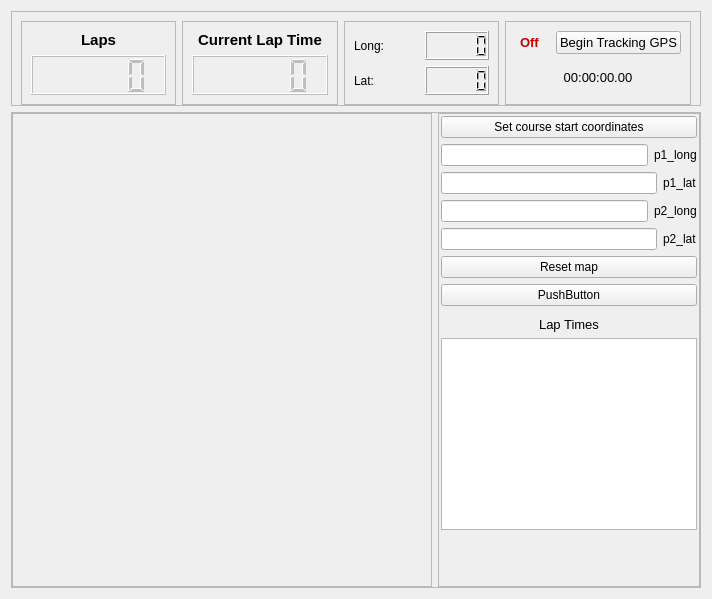
<?xml version="1.0" encoding="UTF-8"?>
<ui version="4.0">
 <class>Data_Collection</class>
 <widget class="QWidget" name="Data_Collection">
  <property name="geometry">
   <rect>
    <x>0</x>
    <y>0</y>
    <width>712</width>
    <height>599</height>
   </rect>
  </property>
  <property name="windowTitle">
   <string>Form</string>
  </property>
  <property name="styleSheet">
   <string notr="true"/>
  </property>
  <layout class="QVBoxLayout" name="verticalLayout_5" stretch="1,5">
   <item>
    <widget class="QFrame" name="frame_5">
     <property name="maximumSize">
      <size>
       <width>16777215</width>
       <height>200</height>
      </size>
     </property>
     <property name="frameShape">
      <enum>QFrame::StyledPanel</enum>
     </property>
     <property name="frameShadow">
      <enum>QFrame::Raised</enum>
     </property>
     <layout class="QHBoxLayout" name="horizontalLayout_3">
      <property name="bottomMargin">
       <number>0</number>
      </property>
      <item>
       <widget class="QFrame" name="frame_2">
        <property name="maximumSize">
         <size>
          <width>16777215</width>
          <height>200</height>
         </size>
        </property>
        <property name="frameShape">
         <enum>QFrame::StyledPanel</enum>
        </property>
        <property name="frameShadow">
         <enum>QFrame::Sunken</enum>
        </property>
        <layout class="QVBoxLayout" name="verticalLayout_3">
         <item>
          <layout class="QVBoxLayout" name="verticalLayout">
           <item>
            <widget class="QLabel" name="label_5">
             <property name="minimumSize">
              <size>
               <width>0</width>
               <height>18</height>
              </size>
             </property>
             <property name="maximumSize">
              <size>
               <width>16777215</width>
               <height>18</height>
              </size>
             </property>
             <property name="font">
              <font>
               <pointsize>11</pointsize>
               <weight>75</weight>
               <bold>true</bold>
              </font>
             </property>
             <property name="text">
              <string>Laps</string>
             </property>
             <property name="alignment">
              <set>Qt::AlignCenter</set>
             </property>
            </widget>
           </item>
           <item>
            <widget class="QLCDNumber" name="laps_lcd">
             <property name="enabled">
              <bool>false</bool>
             </property>
            </widget>
           </item>
          </layout>
         </item>
        </layout>
       </widget>
      </item>
      <item>
       <widget class="QFrame" name="frame_4">
        <property name="maximumSize">
         <size>
          <width>16777215</width>
          <height>200</height>
         </size>
        </property>
        <property name="frameShape">
         <enum>QFrame::StyledPanel</enum>
        </property>
        <property name="frameShadow">
         <enum>QFrame::Sunken</enum>
        </property>
        <layout class="QVBoxLayout" name="verticalLayout_4">
         <item>
          <layout class="QVBoxLayout" name="verticalLayout_10">
           <item>
            <widget class="QLabel" name="label_6">
             <property name="enabled">
              <bool>true</bool>
             </property>
             <property name="sizePolicy">
              <sizepolicy hsizetype="Preferred" vsizetype="Fixed">
               <horstretch>0</horstretch>
               <verstretch>0</verstretch>
              </sizepolicy>
             </property>
             <property name="minimumSize">
              <size>
               <width>0</width>
               <height>18</height>
              </size>
             </property>
             <property name="maximumSize">
              <size>
               <width>16777215</width>
               <height>18</height>
              </size>
             </property>
             <property name="font">
              <font>
               <pointsize>11</pointsize>
               <weight>75</weight>
               <bold>true</bold>
              </font>
             </property>
             <property name="text">
              <string>Current Lap Time</string>
             </property>
             <property name="alignment">
              <set>Qt::AlignCenter</set>
             </property>
            </widget>
           </item>
           <item>
            <widget class="QLCDNumber" name="curr_lap_time_lcd">
             <property name="enabled">
              <bool>false</bool>
             </property>
             <property name="font">
              <font>
               <pointsize>10</pointsize>
              </font>
             </property>
            </widget>
           </item>
          </layout>
         </item>
        </layout>
       </widget>
      </item>
      <item>
       <widget class="QFrame" name="frame_3">
        <property name="frameShape">
         <enum>QFrame::StyledPanel</enum>
        </property>
        <property name="frameShadow">
         <enum>QFrame::Sunken</enum>
        </property>
        <layout class="QGridLayout" name="gridLayout_2">
         <item row="0" column="0">
          <layout class="QVBoxLayout" name="verticalLayout_8">
           <item>
            <layout class="QHBoxLayout" name="horizontalLayout_2">
             <item>
              <widget class="QLabel" name="label">
               <property name="text">
                <string>Long:</string>
               </property>
              </widget>
             </item>
             <item>
              <widget class="QLCDNumber" name="lon_lcd"/>
             </item>
            </layout>
           </item>
           <item>
            <layout class="QHBoxLayout" name="horizontalLayout_5">
             <item>
              <widget class="QLabel" name="label_2">
               <property name="text">
                <string>Lat:</string>
               </property>
              </widget>
             </item>
             <item>
              <widget class="QLCDNumber" name="lat_lcd"/>
             </item>
            </layout>
           </item>
          </layout>
         </item>
        </layout>
       </widget>
      </item>
      <item>
       <widget class="QFrame" name="frame_displayingBox">
        <property name="sizePolicy">
         <sizepolicy hsizetype="Preferred" vsizetype="Preferred">
          <horstretch>0</horstretch>
          <verstretch>0</verstretch>
         </sizepolicy>
        </property>
        <property name="maximumSize">
         <size>
          <width>300</width>
          <height>200</height>
         </size>
        </property>
        <property name="styleSheet">
         <string notr="true"/>
        </property>
        <property name="frameShape">
         <enum>QFrame::StyledPanel</enum>
        </property>
        <property name="frameShadow">
         <enum>QFrame::Sunken</enum>
        </property>
        <layout class="QVBoxLayout" name="verticalLayout_2">
         <item>
          <layout class="QHBoxLayout" name="horizontalLayout">
           <item>
            <widget class="QLabel" name="indicator_onOrOff">
             <property name="minimumSize">
              <size>
               <width>35</width>
               <height>0</height>
              </size>
             </property>
             <property name="maximumSize">
              <size>
               <width>35</width>
               <height>16777215</height>
              </size>
             </property>
             <property name="font">
              <font>
               <pointsize>10</pointsize>
               <weight>75</weight>
               <bold>true</bold>
              </font>
             </property>
             <property name="text">
              <string>&lt;html&gt;&lt;head/&gt;&lt;body&gt;&lt;p&gt;&lt;span style=&quot; color:#c70000;&quot;&gt;Off&lt;/span&gt;&lt;/p&gt;&lt;/body&gt;&lt;/html&gt;</string>
             </property>
             <property name="indent">
              <number>5</number>
             </property>
            </widget>
           </item>
           <item>
            <widget class="QPushButton" name="button_display">
             <property name="font">
              <font>
               <pointsize>10</pointsize>
              </font>
             </property>
             <property name="styleSheet">
              <string notr="true"/>
             </property>
             <property name="text">
              <string>Begin Tracking GPS</string>
             </property>
             <property name="checkable">
              <bool>true</bool>
             </property>
            </widget>
           </item>
          </layout>
         </item>
         <item>
          <widget class="QLabel" name="label_timeElapsed">
           <property name="font">
            <font>
             <pointsize>10</pointsize>
            </font>
           </property>
           <property name="text">
            <string>00:00:00.00</string>
           </property>
           <property name="alignment">
            <set>Qt::AlignCenter</set>
           </property>
          </widget>
         </item>
        </layout>
       </widget>
      </item>
     </layout>
    </widget>
   </item>
   <item>
    <widget class="QFrame" name="frame">
     <property name="frameShape">
      <enum>QFrame::StyledPanel</enum>
     </property>
     <property name="frameShadow">
      <enum>QFrame::Raised</enum>
     </property>
     <layout class="QHBoxLayout" name="horizontalLayout_9" stretch="3,0">
      <property name="leftMargin">
       <number>0</number>
      </property>
      <property name="topMargin">
       <number>0</number>
      </property>
      <property name="rightMargin">
       <number>0</number>
      </property>
      <property name="bottomMargin">
       <number>0</number>
      </property>
      <item>
       <widget class="QFrame" name="graph_frame">
        <property name="frameShape">
         <enum>QFrame::StyledPanel</enum>
        </property>
        <property name="frameShadow">
         <enum>QFrame::Raised</enum>
        </property>
        <layout class="QGridLayout" name="gridLayout">
         <item row="0" column="0">
          <layout class="QGridLayout" name="map_layout"/>
         </item>
        </layout>
       </widget>
      </item>
      <item>
       <widget class="QFrame" name="frame_6">
        <property name="maximumSize">
         <size>
          <width>300</width>
          <height>16777215</height>
         </size>
        </property>
        <property name="frameShape">
         <enum>QFrame::StyledPanel</enum>
        </property>
        <property name="frameShadow">
         <enum>QFrame::Raised</enum>
        </property>
        <layout class="QVBoxLayout" name="verticalLayout_7">
         <property name="leftMargin">
          <number>2</number>
         </property>
         <property name="topMargin">
          <number>2</number>
         </property>
         <property name="rightMargin">
          <number>2</number>
         </property>
         <property name="bottomMargin">
          <number>2</number>
         </property>
         <item>
          <widget class="QPushButton" name="button_change_course_start_coord">
           <property name="text">
            <string>Set course start coordinates</string>
           </property>
          </widget>
         </item>
         <item>
          <layout class="QHBoxLayout" name="horizontalLayout_7" stretch="0,0">
           <property name="bottomMargin">
            <number>0</number>
           </property>
           <item>
            <widget class="QLineEdit" name="p1_long"/>
           </item>
           <item>
            <widget class="QLabel" name="label_3">
             <property name="text">
              <string>p1_long</string>
             </property>
            </widget>
           </item>
          </layout>
         </item>
         <item>
          <layout class="QHBoxLayout" name="horizontalLayout_8">
           <item>
            <widget class="QLineEdit" name="p1_lat"/>
           </item>
           <item>
            <widget class="QLabel" name="label_7">
             <property name="text">
              <string>p1_lat</string>
             </property>
            </widget>
           </item>
          </layout>
         </item>
         <item>
          <layout class="QHBoxLayout" name="horizontalLayout_10">
           <item>
            <widget class="QLineEdit" name="p2_long"/>
           </item>
           <item>
            <widget class="QLabel" name="label_8">
             <property name="text">
              <string>p2_long</string>
             </property>
            </widget>
           </item>
          </layout>
         </item>
         <item>
          <layout class="QHBoxLayout" name="horizontalLayout_11">
           <item>
            <widget class="QLineEdit" name="p2_lat"/>
           </item>
           <item>
            <widget class="QLabel" name="label_9">
             <property name="text">
              <string>p2_lat</string>
             </property>
            </widget>
           </item>
          </layout>
         </item>
         <item>
          <widget class="QPushButton" name="button_reset_map_origin">
           <property name="text">
            <string>Reset map</string>
           </property>
          </widget>
         </item>
         <item>
          <widget class="QPushButton" name="button_test">
           <property name="text">
            <string>PushButton</string>
           </property>
          </widget>
         </item>
         <item>
          <spacer name="verticalSpacer_3">
           <property name="orientation">
            <enum>Qt::Vertical</enum>
           </property>
           <property name="sizeType">
            <enum>QSizePolicy::Fixed</enum>
           </property>
           <property name="sizeHint" stdset="0">
            <size>
             <width>0</width>
             <height>5</height>
            </size>
           </property>
          </spacer>
         </item>
         <item>
          <widget class="QLabel" name="label_4">
           <property name="font">
            <font>
             <pointsize>10</pointsize>
            </font>
           </property>
           <property name="text">
            <string>Lap Times</string>
           </property>
           <property name="alignment">
            <set>Qt::AlignCenter</set>
           </property>
          </widget>
         </item>
         <item>
          <widget class="QTableView" name="tableView"/>
         </item>
         <item>
          <spacer name="verticalSpacer_2">
           <property name="orientation">
            <enum>Qt::Vertical</enum>
           </property>
           <property name="sizeHint" stdset="0">
            <size>
             <width>20</width>
             <height>40</height>
            </size>
           </property>
          </spacer>
         </item>
        </layout>
       </widget>
      </item>
     </layout>
    </widget>
   </item>
  </layout>
 </widget>
 <resources/>
 <connections/>
</ui>
